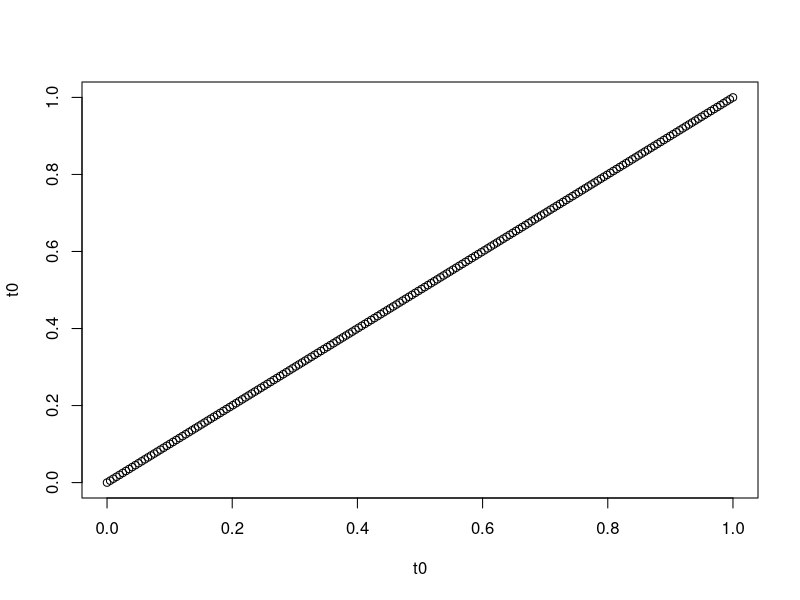

Write the R code that produced this figure. (Note: this script raises an error after producing the figure.)
#' Simulating Warped Sinusoids
#'
#' 07/20/2019
library("ggplot2")
library("dplyr")
library("splines")

n <- 10000
l <- 200

t0 <- seq(0, 1, length.out = l)

## plot a few example random warpings
p <- 3
t1 <- matrix(nrow = n, ncol = l)
plot(t0, t0)
## plot(t0, sin(4 * pi * t0))
for (i in seq_len(n)) {
    dt1 <- abs(cbind(1, ns(t0, df = p - 1)) %*% rnorm(p))
    t1[i, ] <- cumsum(dt1)
    t1[i, ] <- t1[i, ] / max(t1[i, ])    ## points(t0, sin(4 * pi * t1[i, ]), col = colors()[sample(655, 1)])

    ## points(t0, t1[i, ], col = rgb(0, 0, 0, 0.2))
    ## points(t0, sin(4 * pi * t1[i, ]), col = colors()[sample(655, 1)])
}

z <- matrix(0, nrow = nrow(t1), ncol = ncol(t1))
for (i in seq_len(nrow(t1))) {
    t1[i, ] <- t1[i, ] * runif(1, .1, 10) * pi
    z[i, ] <- runif(1, 2, 5) * sin(t1[i, ]) + runif(1, -1, 1)
}


write.csv(t1, "../../data/sinusoid/times.csv", row.names = FALSE)
write.csv(z, "../../data/sinusoid/values.csv", row.names = FALSE)
